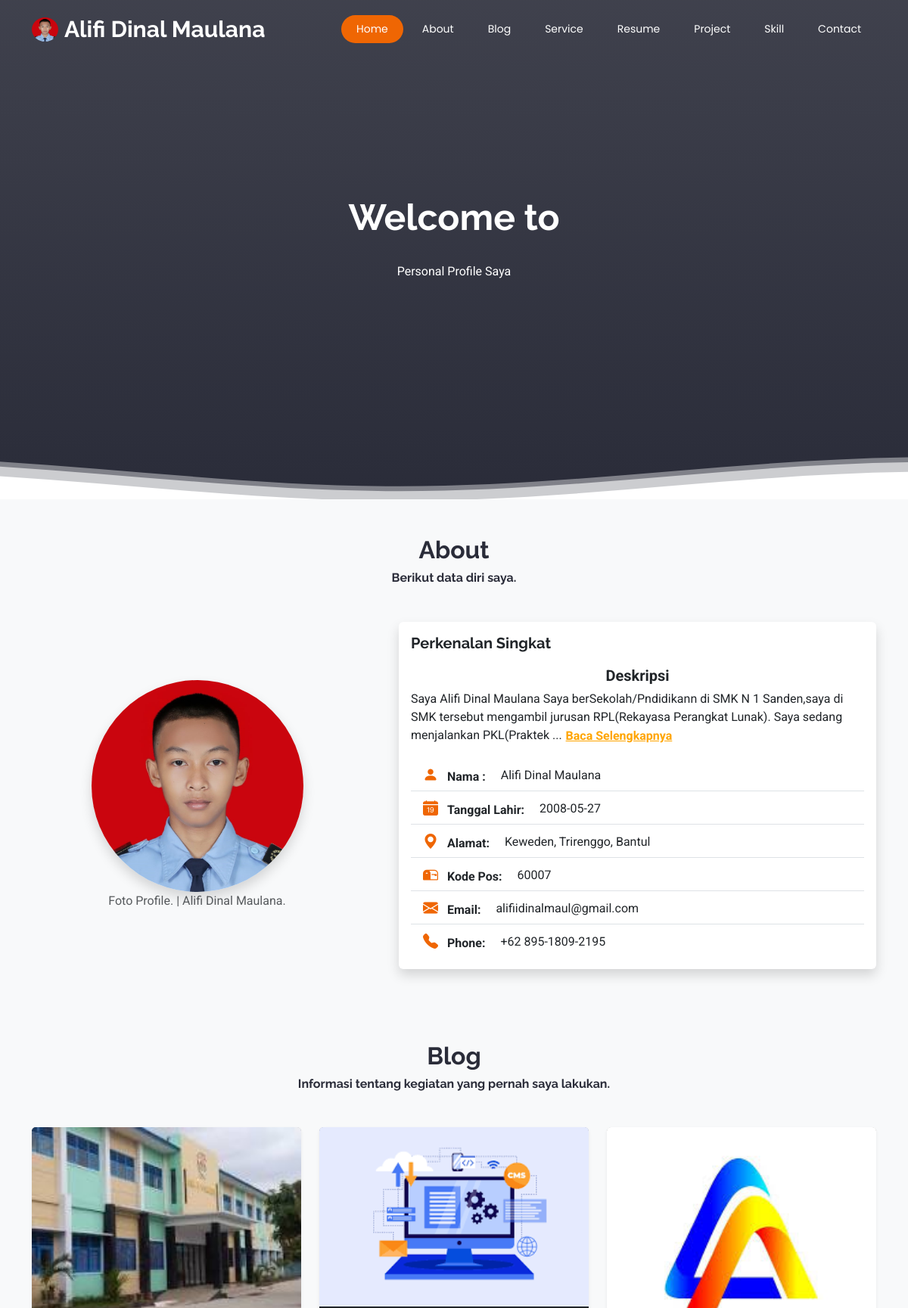
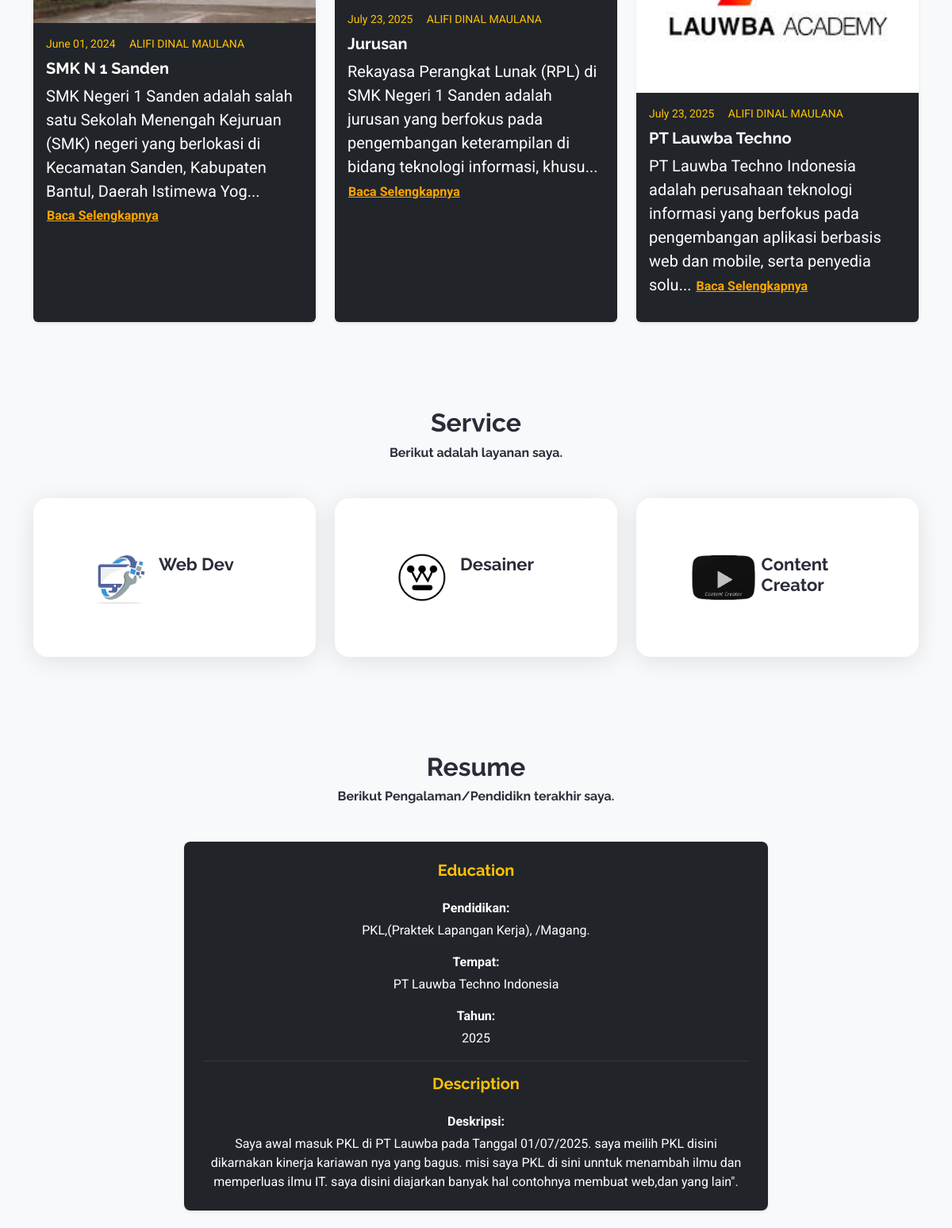
The app's page /frontend/index.php (upper part) with its own data (2 pictures, top to bottom).
### tables this page shows
CREATE TABLE `abouts` (
  `id` bigint NOT NULL,
  `name` varchar(255) NOT NULL,
  `born` date NOT NULL,
  `address` text NOT NULL,
  `zib_code` int NOT NULL,
  `email` varchar(255) NOT NULL,
  `phone` varchar(255) NOT NULL,
  `total_project` int NOT NULL,
  `work` varchar(255) NOT NULL,
  `image` text NOT NULL,
  `description` text NOT NULL
);

CREATE TABLE `blogs` (
  `id` bigint NOT NULL,
  `image` varchar(255) NOT NULL,
  `date` date NOT NULL,
  `author` varchar(255) NOT NULL,
  `title` varchar(255) NOT NULL,
  `description` text NOT NULL
);

CREATE TABLE `services` (
  `id` bigint NOT NULL,
  `icon` text NOT NULL,
  `job` varchar(255) NOT NULL
);

CREATE TABLE `resumes` (
  `id` bigint NOT NULL,
  `date` varchar(255) NOT NULL,
  `job` varchar(255) NOT NULL,
  `place` varchar(255) NOT NULL,
  `description` text NOT NULL
);

### frontend/index.php (called while the page is built, shortened)
<?php
    include 'partials/header.php';
    include 'partials/navbar.php';
?>
<?php
    include '../frontend/pages/home.php';
    include '../frontend/pages/about.php';
    include '../frontend/pages/blog.php';
    include '../frontend/pages/services.php';
    include '../frontend/pages/resumes.php';
?>
  <?php
    include 'partials/script.php';
  ?>

### frontend/partials/navbar.php (shortened to what this page needs)
 <?php
 include "../config/connection.php";
$qNav = "SELECT * FROM abouts LIMIT 1";
$resultNavbar = mysqli_query($connect, $qNav) or die(mysqli_error($connect));
?>
 <header id="header" class="header d-flex align-items-center fixed-top">
    <div class="container-fluid container-xl position-relative d-flex align-items-center justify-content-between">
    	<?php
				while($item = $resultNavbar->fetch_object()):
			?>
      <a href="index.html" class="logo d-flex align-items-center">
         <img src="../storages/about/<?= $item->image?>" alt="foto" width="35" height="35" class="rounded-circle">
        <h1 class="sitename">Alifi Dinal Maulana</h1>
      </a>
        <?php endwhile;?>
      <nav id="navmenu" class="navmenu">
        <ul>
          <li><a href="#hero" class="active">Home</a></li>
          <li><a href="#about">About</a></li>
          <li><a href="#blog">Blog</a></li>
          <li><a href="#services">Service</a></li>
          <li><a href="#resumes">Resume</a></li>
          <li><a href="#projects">Project</a></li>
          <li><a href="#skill">Skill</a></li>
          <li><a href="#contact">Contact</a></li>
        </ul>
      </nav>
    </div>
  </header>

### frontend/pages/about.php (shortened to what this page needs)
<?php
  require_once '../config/connection.php';
$qAbout = "SELECT * FROM abouts";
$about = mysqli_query($connect, $qAbout) or die(mysqli_error($connect));
$dataAbout = mysqli_fetch_assoc($about);
?>
<section id="about" class="about section py-5 bg-light">
  <div class="container">
    <div class="text-center mb-5" data-aos="fade-up">
      <h2 class="fw-bold">About</h2>
      <h6 class="fw-bold">Berikut data diri saya.</h6>
    </div>
    <div class="row align-items-center justify-content-center g-5">
      <div class="col-md-5 text-center" data-aos="fade-up" data-aos-delay="50">
        <img src="..\storages\about\<?= $dataAbout['image'] ?>" alt="Foto Profil" class="img-fluid rounded-circle shadow" style="max-width: 280px;">
        <p class="text-muted mb-0">Foto Profile. | Alifi Dinal Maulana.</p>
      </div>
      <div class="col-md-7" data-aos="fade-up" data-aos-delay="100">
        <div class="card shadow border-0">
          <div class="card-body">
            <h5 class="card-title mb-3 fw-bold">Perkenalan Singkat</h5>
            <p class="fw-bold mb-1 text-center fs-5">Deskripsi</p>
         <p class="fs-6">
                <span class="short-text"><?= htmlspecialchars(substr($dataAbout['description'], 0, 200)) ?>...</span>
                <button class="btn btn-link p-0 read-more-btn fw-bold" style="color: orange;">Baca Selengkapnya</button>
            </p>
            <ul class="list-group list-group-flush mt-3">
              <li class="list-group-item d-flex">
                <strong><i class="bi bi-person-fill me-2 mr-5"></i>Nama :</strong>
                <span style="margin-left: 20px;"><?= $dataAbout['name'] ?></span>
              </li>
              <li class="list-group-item d-flex ">
                <strong><i class="bi bi-calendar-date-fill me-2 mr-5"></i>Tanggal Lahir:</strong>
                <span style="margin-left: 20px;"><?= $dataAbout['born'] ?></span>
              </li>
              <li class="list-group-item d-flex">
                <strong><i class="bi bi-geo-alt-fill me-2"></i>Alamat:</strong>
                <span style="margin-left: 20px;"><?= $dataAbout['address'] ?></span>
              </li>
              <li class="list-group-item d-flex">
                <strong><i class="bi bi-mailbox2 me-2"></i>Kode Pos:</strong>
                <span style="margin-left: 20px;"><?= $dataAbout['zib_code'] ?></span>
              </li>
              <li class="list-group-item d-flex">
                <strong><i class="bi bi-envelope-fill me-2"></i>Email:</strong>
                <span style="margin-left: 20px;"><?= $dataAbout['email'] ?></span>
              </li>
              <li class="list-group-item d-flex">
                <strong><i class="bi bi-telephone-fill me-2"></i>Phone:</strong>
                <span style="margin-left: 20px;"><?= $dataAbout['phone'] ?></span>
              </li>
            </ul>
          </div>
        </div>
      </div>
    </div>
  </div>
</section>

### frontend/pages/blog.php (shortened to what this page needs)
<?php
require_once '../config/connection.php';
$qBlog = "SELECT * FROM blogs";
$blog = mysqli_query($connect, $qBlog) or die(mysqli_error($connect));
?>
<section id="blog" class="blog section py-5 bg-light">
  <div class="container">
    <div class="text-center mb-5" data-aos="fade-up">
      <h2 class="fw-bold">Blog</h2>
      <h6 class="fw-bold">Informasi tentang kegiatan yang pernah saya lakukan.</h6>
    </div>
    <div class="row g-4">
      <?php while ($data = mysqli_fetch_assoc($blog)) : ?>
        <div class="col-md-6 col-lg-4" data-aos="fade-up" data-aos-delay="100">
          <div class="card h-100 shadow-sm border-0 bg-dark text-white">
            <img src="../storages/blog/<?= $data['image'] ?>" class="card-img-top" alt="Blog Image">
            <div class="card-body">
              <small class="text-warning d-block mb-2">
                <?= date('F d, Y', strtotime($data['date'])) ?> &nbsp; &nbsp;
                <span class="text-uppercase"><?= $data['author'] ?></span> &nbsp;
              </small>
              <h5 class="card-title text-white fw-bold"><?= $data['title'] ?></h5>
             <p class="fs-5">
                <span class="short-text"><?= htmlspecialchars(substr($data['description'], 0, 150)) ?>...</span>
                <button class="btn btn-link p-0 read-more-btn fw-bold" style="color: orange;">Baca Selengkapnya</button>
            </p>
            </div>
          </div>
        </div>
      <?php endwhile; ?>
    </div>
  </div>
</section>

### frontend/pages/services.php
<?php
require_once '../config/connection.php';
$qservices = "SELECT * FROM services";
$result_services = mysqli_query($connect, $qservices) or die(mysqli_error($connect));
?>
<section id="services" class="services section py-6 bg-light">
  <div class="container">
    <div class="text-center mb-5" data-aos="fade-up">
      <h2 class="fw-bold">Service</h2>
      <h6 class="fw-bold">Berikut adalah layanan saya.</h6>
    </div>
        <div class="row gy-6">
            <?php
            while ($data_services = mysqli_fetch_assoc($result_services)) {
            ?>
                <div class="col-lg-4 col-md-4" data-aos="fade-up" data-aos-delay="100">
                    <div class="service-item position-relative d-flex">
                        <div class="me-2">
                          <img src="../storages/services/<?= htmlspecialchars($data_services['icon']) ?>" alt="Service Icon" class="img-fluid" style="width: 80px; height: 80px;">
                        </div>
                        <h3><?= htmlspecialchars($data_services['job']) ?></h3>
                        </div>
                </div><?php
            }
            ?>
        </div>
    </div>
</section>

### frontend/pages/resumes.php (shortened to what this page needs)
<?php
require_once '../config/connection.php';
$qResumes = "SELECT * FROM resumes ORDER BY id DESC";
$resumes_result = mysqli_query($connect, $qResumes) or die(mysqli_error($connect));
?>
<section id="resumes" class="resumes section py-6 bg-light">
  <div class="container">
    <div class="text-center mb-5" data-aos="fade-up">
      <h2 class="fw-bold">Resume</h2>
      <h6 class="fw-bold">Berikut Pengalaman/Pendidikn terakhir saya.</h6>
    </div>
<div class="row g-4 justify-content-center">
  <?php
  $resume_counter = 0;
  while ($dataresumes = mysqli_fetch_assoc($resumes_result)) {
    $resume_counter++;
  ?>
    <div class="col-md-10 col-lg-8" data-aos="fade-up" data-aos-delay="<?= $resume_counter * 100 ?>">
      <div class="bg-dark p-4 rounded-3 h-100 shadow-sm text-white">
        <h5 class="text-warning fw-bold mb-4 text-center section-card-title">Education</h5>
        <div class="resume-item text-center">
          <p class="fw-bold mb-1">Pendidikan:</p>
          <p class="mb-3"><?= htmlspecialchars($dataresumes['job']) ?></p>
          <p class="fw-bold mb-1">Tempat:</p>
          <p class="mb-3"><?= htmlspecialchars($dataresumes['place']) ?></p>
          <p class="fw-bold mb-1">Tahun:</p>
          <p class="mb-3"><?= htmlspecialchars($dataresumes['date']) ?></p>
          <hr class="border-secondary">
           <h5 class="text-warning fw-bold mb-4 text-center section-card-title">Description</h5>
          <p class="fw-bold mb-1">Deskripsi:</p>
          <p class="mb-0"><?= htmlspecialchars($dataresumes['description']) ?></p>
        </div>
      </div>
    </div>
  <?php } ?>
</div>
</section>

### frontend/templates_userr/assets/css/main.css (style rules this page uses)
:root { --default-font: "Roboto", system-ui, -apple-system, "Segoe UI", Roboto, "Helvetica Neue", Arial, "Noto Sans", "Liberation Sans", sans-serif, "Apple Color Emoji", "Segoe UI Emoji", "Segoe UI Symbol", "Noto Color Emoji"; --heading-font: "Raleway", sans-serif; --nav-font: "Poppins", sans-serif; }
:root { --background-color: #ffffff; --default-color: #444444; --heading-color: #2a2c39; --accent-color: #ef6603; --surface-color: #ffffff; --contrast-color: #ffffff; }
:root { --nav-color: #ffffff; --nav-hover-color: #ef6603; --nav-mobile-background-color: #ffffff; --nav-dropdown-background-color: #ffffff; --nav-dropdown-color: #060606; --nav-dropdown-hover-color: #ef6603; }
:root { scroll-behavior: smooth; }
a { color: var(--accent-color); text-decoration: none; transition: 0.3s; }
h1, h2, h3, h4, h5, h6 { color: var(--heading-color); font-family: var(--heading-font); }
.header { --background-color: rgba(255, 255, 255, 0); --heading-color: #ffffff; color: var(--default-color); background-color: var(--background-color); padding: 20px 0; transition: all 0.5s; z-index: 997; }
.header .logo { line-height: 1; }
.header .logo img { max-height: 32px; margin-right: 8px; }
.header .logo h1 { font-size: 30px; margin: 0; font-weight: 700; color: var(--heading-color); }
@media (min-width: 1200px) { .navmenu { padding: 0; } }
@media (min-width: 1200px) { .navmenu ul { margin: 0; padding: 0; display: flex; list-style: none; align-items: center; } }
@media (min-width: 1200px) { .navmenu li { position: relative; margin-left: 5px; } }
@media (min-width: 1200px) { .navmenu a, .navmenu a:focus { color: var(--nav-color); padding: 8px 20px; font-size: 14px; font-family: var(--nav-font); font-weight: 400; display: flex; align-items: center; justify-content: space-between; white-space: nowrap; transition: 0.3s; border-radius: 50px; } }
@media (min-width: 1200px) { .navmenu li:hover>a, .navmenu .active, .navmenu .active:focus { background-color: var(--nav-hover-color); } }
section, .section { color: var(--default-color); background-color: var(--background-color); padding: 60px 0; scroll-margin-top: 77px; overflow: clip; }
.about ul { list-style: none; padding: 0; }
.about ul li { padding-bottom: 5px; display: flex; align-items: center; }
.about ul i { font-size: 20px; padding-right: 4px; color: var(--accent-color); }
.services .service-item { background-color: var(--surface-color); box-shadow: 0 5px 30px 0 rgba(0, 0, 0, 0.1); padding: 60px 30px 60px 70px; transition: all ease-in-out 0.3s; border-radius: 18px; height: 100%; position: relative; overflow: hidden; }
.services .service-item h3 { font-weight: 700; margin: 10px 0 15px 0; font-size: 22px; transition: ease-in-out 0.3s; }

### records on screen
abouts: image (picture), description "Saya Alifi Dinal Maulana Saya berSekolah/Pndidikann di SMK N 1 Sanden,saya di SMK tersebut mengambil jurusan RPL(Rekayasa Perangkat Lunak). Saya sedang menjalankan PKL(Praktek", name "Alifi Dinal Maulana", born "2008-05-27", address "Keweden, Trirenggo, Bantul", zib_code "60007", email "alifiidinalmaul@gmail.com", phone "+62 895-1809-2195"
blogs: image (picture), date "June 01, 2024", author "ALIFI DINAL MAULANA", title "SMK N 1 Sanden", description "SMK Negeri 1 Sanden adalah salah satu Sekolah Menengah Kejuruan (SMK) negeri yang berlokasi di Kecamatan Sanden, Kabupaten Bantul, Daerah Istimewa Yog"
blogs: image (picture), date "July 23, 2025", author "ALIFI DINAL MAULANA", title "Jurusan", description "Rekayasa Perangkat Lunak (RPL) di SMK Negeri 1 Sanden adalah jurusan yang berfokus pada pengembangan keterampilan di bidang teknologi informasi, khusu"
blogs: image (picture), date "July 23, 2025", author "ALIFI DINAL MAULANA", title "PT Lauwba Techno", description "PT Lauwba Techno Indonesia adalah perusahaan teknologi informasi yang berfokus pada pengembangan aplikasi berbasis web dan mobile, serta penyedia solu"
services: icon (picture), job "Web Dev"
services: icon (picture), job "Desainer"
services: icon (picture), job "Content Creator"
resumes: job "PKL,(Praktek Lapangan Kerja), /Magang.", place "PT Lauwba Techno Indonesia", date "2025", description "Saya awal masuk PKL di PT Lauwba pada Tanggal 01/07/2025. saya meilih PKL disini dikarnakan kinerja kariawan nya yang bagus. misi saya PKL di sini unntuk menambah ilmu dan memperluas ilmu IT. saya disini diajarkan banyak hal contohnya membuat web,dan yang lain\"."
